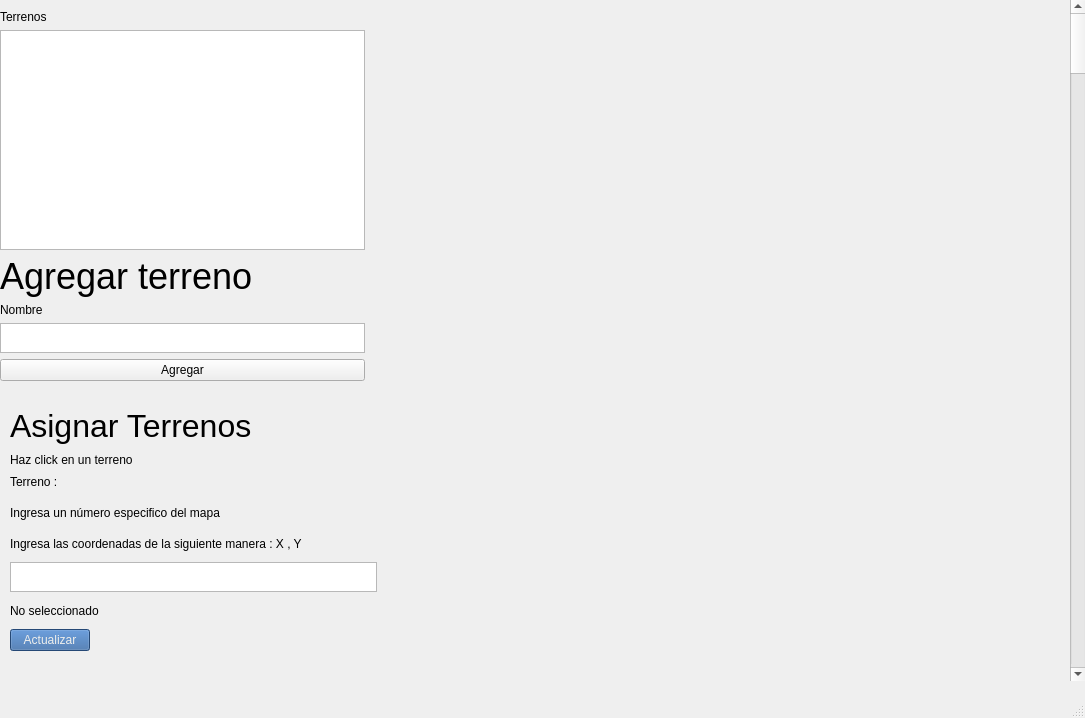
<?xml version="1.0" encoding="UTF-8"?>
<ui version="4.0">
 <class>TemplateWindow</class>
 <widget class="QMainWindow" name="TemplateWindow">
  <property name="geometry">
   <rect>
    <x>0</x>
    <y>0</y>
    <width>1085</width>
    <height>718</height>
   </rect>
  </property>
  <property name="windowTitle">
   <string>MainWindow</string>
  </property>
  <widget class="QWidget" name="centralwidget">
   <widget class="QWidget" name="verticalLayoutWidget">
    <property name="geometry">
     <rect>
      <x>0</x>
      <y>10</y>
      <width>365</width>
      <height>371</height>
     </rect>
    </property>
    <layout class="QVBoxLayout" name="verticalLayout">
     <item>
      <widget class="QLabel" name="label_4">
       <property name="text">
        <string>Terrenos</string>
       </property>
      </widget>
     </item>
     <item>
      <widget class="QListWidget" name="landLst"/>
     </item>
     <item>
      <widget class="QLabel" name="label_6">
       <property name="font">
        <font>
         <pointsize>27</pointsize>
        </font>
       </property>
       <property name="text">
        <string>Agregar terreno</string>
       </property>
      </widget>
     </item>
     <item>
      <widget class="QLabel" name="label_5">
       <property name="text">
        <string>Nombre</string>
       </property>
      </widget>
     </item>
     <item>
      <widget class="QPlainTextEdit" name="landTxt">
       <property name="maximumSize">
        <size>
         <width>16777215</width>
         <height>30</height>
        </size>
       </property>
      </widget>
     </item>
     <item>
      <widget class="QPushButton" name="addLandBtn">
       <property name="text">
        <string>Agregar</string>
       </property>
      </widget>
     </item>
    </layout>
   </widget>
   <widget class="QWidget" name="gridLayoutWidget">
    <property name="geometry">
     <rect>
      <x>460</x>
      <y>60</y>
      <width>591</width>
      <height>531</height>
     </rect>
    </property>
    <layout class="QGridLayout" name="mapGrd" rowminimumheight="0">
     <property name="spacing">
      <number>0</number>
     </property>
    </layout>
   </widget>
   <widget class="QWidget" name="gridLayoutWidget_2">
    <property name="geometry">
     <rect>
      <x>420</x>
      <y>60</y>
      <width>41</width>
      <height>531</height>
     </rect>
    </property>
    <layout class="QGridLayout" name="YGrd">
     <property name="spacing">
      <number>0</number>
     </property>
    </layout>
   </widget>
   <widget class="QWidget" name="gridLayoutWidget_3">
    <property name="geometry">
     <rect>
      <x>460</x>
      <y>20</y>
      <width>591</width>
      <height>41</height>
     </rect>
    </property>
    <layout class="QGridLayout" name="XGrd">
     <property name="spacing">
      <number>0</number>
     </property>
    </layout>
   </widget>
   <widget class="QWidget" name="formLayoutWidget_2">
    <property name="geometry">
     <rect>
      <x>10</x>
      <y>470</y>
      <width>367</width>
      <height>181</height>
     </rect>
    </property>
    <layout class="QFormLayout" name="landForm">
     <item row="1" column="0">
      <widget class="QLabel" name="label_3">
       <property name="text">
        <string>Terreno : </string>
       </property>
      </widget>
     </item>
     <item row="2" column="0">
      <widget class="QLabel" name="label">
       <property name="text">
        <string>Ingresa un número especifico del mapa</string>
       </property>
      </widget>
     </item>
     <item row="3" column="0">
      <widget class="QLabel" name="label_2">
       <property name="text">
        <string>Ingresa las coordenadas de la siguiente manera : X , Y</string>
       </property>
      </widget>
     </item>
     <item row="6" column="0" colspan="2">
      <widget class="QLabel" name="landLbl">
       <property name="text">
        <string>No seleccionado</string>
       </property>
      </widget>
     </item>
     <item row="7" column="0">
      <widget class="QPushButton" name="updateBtn">
       <property name="styleSheet">
        <string notr="true">background-color: rgb(52, 101, 164);
color: rgb(238, 238, 236);</string>
       </property>
       <property name="text">
        <string>Actualizar</string>
       </property>
      </widget>
     </item>
     <item row="5" column="0" colspan="2">
      <widget class="QTextEdit" name="coordTxt">
       <property name="maximumSize">
        <size>
         <width>16777215</width>
         <height>30</height>
        </size>
       </property>
      </widget>
     </item>
    </layout>
   </widget>
   <widget class="QLabel" name="label_8">
    <property name="geometry">
     <rect>
      <x>10</x>
      <y>450</y>
      <width>161</width>
      <height>19</height>
     </rect>
    </property>
    <property name="text">
     <string>Haz click en un terreno</string>
    </property>
   </widget>
   <widget class="QLabel" name="label_7">
    <property name="geometry">
     <rect>
      <x>10</x>
      <y>400</y>
      <width>261</width>
      <height>51</height>
     </rect>
    </property>
    <property name="font">
     <font>
      <pointsize>24</pointsize>
     </font>
    </property>
    <property name="text">
     <string>Asignar Terrenos</string>
    </property>
   </widget>
   <widget class="QScrollBar" name="verticalScrollBar">
    <property name="geometry">
     <rect>
      <x>1070</x>
      <y>0</y>
      <width>16</width>
      <height>681</height>
     </rect>
    </property>
    <property name="orientation">
     <enum>Qt::Vertical</enum>
    </property>
   </widget>
  </widget>
  <widget class="QStatusBar" name="statusbar"/>
 </widget>
 <resources/>
 <connections/>
</ui>
